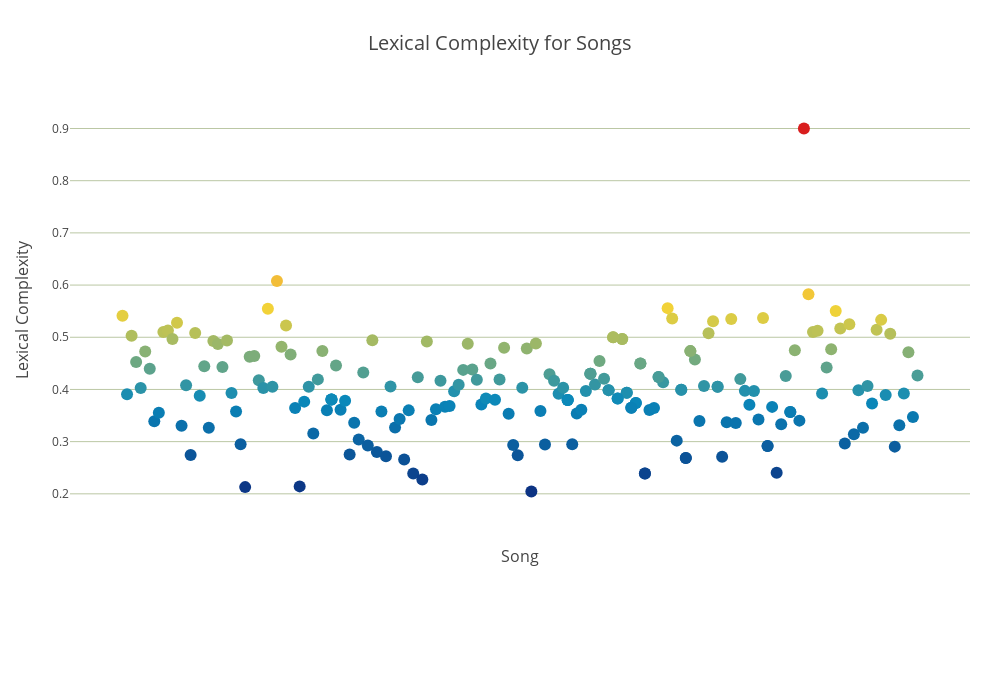

Write notebook code for a chart like this one.
### Markdown cell above
### Plot Lexical Complexity for Songs

### Code cell
trace1 = go.Scatter(
    x= df_songMetrics['song'],
    y= df_songMetrics['lexical_complexity'],
    mode='markers',
    marker=dict(
        size=12,
        color = df_songMetrics['lexical_complexity'], #set color equal to a variable
        colorscale='Portland'))
data = [trace1]

layout = go.Layout(
        width = 1000,
        height = 700,
        title = 'Lexical Complexity for Songs',
        hovermode= 'closest',
        titlefont = dict(size=20),
         xaxis = dict(
            title = 'Song',
            titlefont = dict(size=16),
            showticklabels=False,
            showgrid=False),
         yaxis = dict(
            title = 'Lexical Complexity',
            titlefont = dict(size=16),
            autorange = True,
            showgrid = True,
            zeroline = True,
            dtick = 0.1,
            gridcolor = '#BBC7A4',
            gridwidth = 1,
            zerolinecolor = '#BBC7A4',
            zerolinewidth = 3),
        margin = dict(
            l = 70,
            r = 30,
            b = 180,
            t = 100),
        showlegend=False)

fig = dict(data=data,layout=layout)
iplot(fig, filename='complexity')

### Figure 1 — Plotly figure (JSON) as saved in the notebook; plotly's stock layout.template omitted (floating-point values rounded to 4 significant figures; data arrays with more than 128 entries replaced by an {"elided": "..."} marker saying what was removed)
{"data": [{"marker": {"color": {"elided": "198 float values"}, "colorscale": "Portland", "size": 12}, "mode": "markers", "type": "scatter", "x": {"elided": "198 str values"}, "y": {"elided": "198 float values"}}], "layout": {"height": 700, "hovermode": "closest", "margin": {"b": 180, "l": 70, "r": 30, "t": 100}, "showlegend": false, "title": "Lexical Complexity for Songs", "titlefont": {"size": 20}, "width": 1000, "xaxis": {"showgrid": false, "showticklabels": false, "title": "Song", "titlefont": {"size": 16}}, "yaxis": {"autorange": true, "dtick": 0.1, "gridcolor": "#BBC7A4", "gridwidth": 1, "showgrid": true, "title": "Lexical Complexity", "titlefont": {"size": 16}, "zeroline": true, "zerolinecolor": "#BBC7A4", "zerolinewidth": 3}}}
